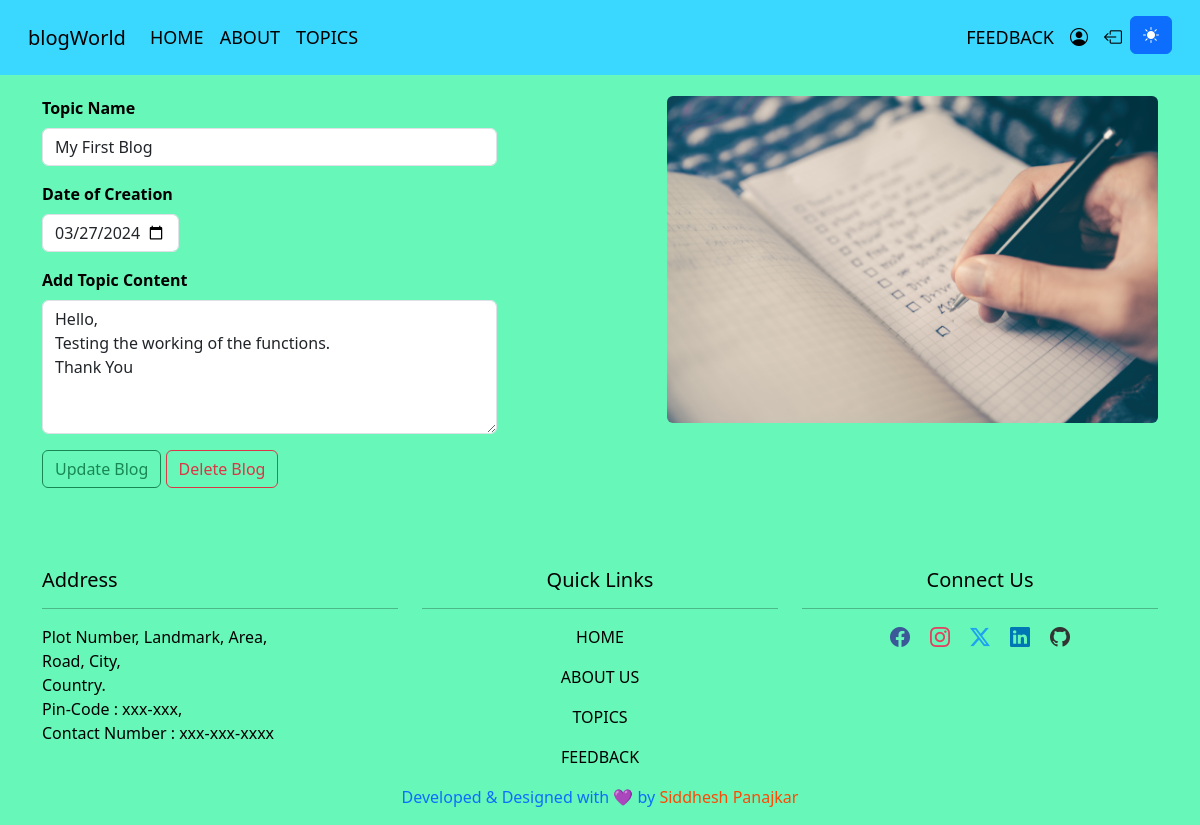
Page /edit/2/ (signed in) on the committed database.
### blogWebApp/models.py (models this page shows, shortened)
class BlogEntry(models.Model):
    topic_name = models.CharField(max_length=40, verbose_name='Topic Name')
    categories = models.ManyToManyField('BlogCategory', related_name='blog_entries', verbose_name='Categories')
    date_of_creation = models.DateField(verbose_name='Date of Creation',  default=timezone.now)
    last_updated_at = models.DateTimeField(verbose_name='Last Updated At', auto_now=True)
    blog_script = models.TextField(verbose_name='Blog Script')
    author = models.ForeignKey(settings.AUTH_USER_MODEL, on_delete=models.CASCADE, related_name='blog_entries', default=1)
    image = models.ImageField(upload_to='blog_images/', verbose_name=_('Image'), null=True, blank=True)
    class Meta:
        verbose_name = _('Blog Entry')
        verbose_name_plural = _('Blog Entries')

### blogWebApp/views.py (the view)
# urls.py: path('edit/<int:blog_id>/', views.edit_blog, name='edit_blog'),
def edit_blog(request, blog_id):
    if request.user.is_authenticated:
        blog_entry = get_object_or_404(BlogEntry, id=blog_id)
        if blog_entry.author == request.user:
            return render(request, 'edit_blog.html', {'blog_entry': blog_entry})
        else:
            return render(request, 'unauthorized.html')
    else:
        messages.error(request, "You need to log in to create a blog.")
        return render(request, 'unauthorized.html')

### templates/edit_blog.html (shortened to what this page needs)
{% extends 'base.html' %}
{% load static %}
{% block 'main' %}
<div class="container mt-5">
    <div class="row">
        <div class="col-md-6 pt-5 address">
            <form method="post" action="{% url 'update_blog' blog_entry.id %}">
                <div class="col-md-10 mb-3">
                    <label for="exampleInput1" class="form-label"><strong> Topic Name </strong></label>
                    <input type="text" class="form-control" name="topicname" id="exampleInput1"
                        placeholder="Lorem ipsum Voluptatem" value="{{ blog_entry.topic_name }}">
                </div>
                <div class="col-md-3 mb-3">
                    <label for="exampleInput3" class="form-label"><strong> Date of Creation </strong></label>
                    <input type="date" class="form-control" name="dateofcreation" id="exampleInput3"
                        value="{{ blog_entry.date_of_creation|date:'Y-m-d' }}">
                </div>
                <div class="col-md-10 mb-3">
                    <label for="exampleTextarea2" class="form-label"><strong> Add Topic Content </strong></label>
                    <textarea class="form-control" name="blogscript" id="exampleTextarea2" rows="5"
                        placeholder="Add Your Topic Views">{{ blog_entry.blog_script }}</textarea>
                </div>
                <div class="mb-3">
                    <button type="submit" class="btn btn-outline-success" data-bs-toggle="modal"
                        data-bs-target="#updateModal">Update Blog</button>
                    <button type="button" class="btn btn-outline-danger" data-bs-toggle="modal"
                        data-bs-target="#deleteModal">Delete Blog</button>
                </div>
            </form>
        </div>
        <div class="col-md-6 pt-5">
            <img src="{% static './asset/images/blog-4.jpg' %}" class="rounded float-end" width="90%" alt="...">
        </div>
    </div>
</div>
{% endblock 'main' %}

### static/asset/css/style.css (style rules this page uses)
body { background-color: #67f7b8; }
.address { color: black; }

### rows in the picture
BlogEntry: topicname "My First Blog", dateofcreation "03/27/2024", blogscript "Hello, Testing the working of the functions. Thank You"
